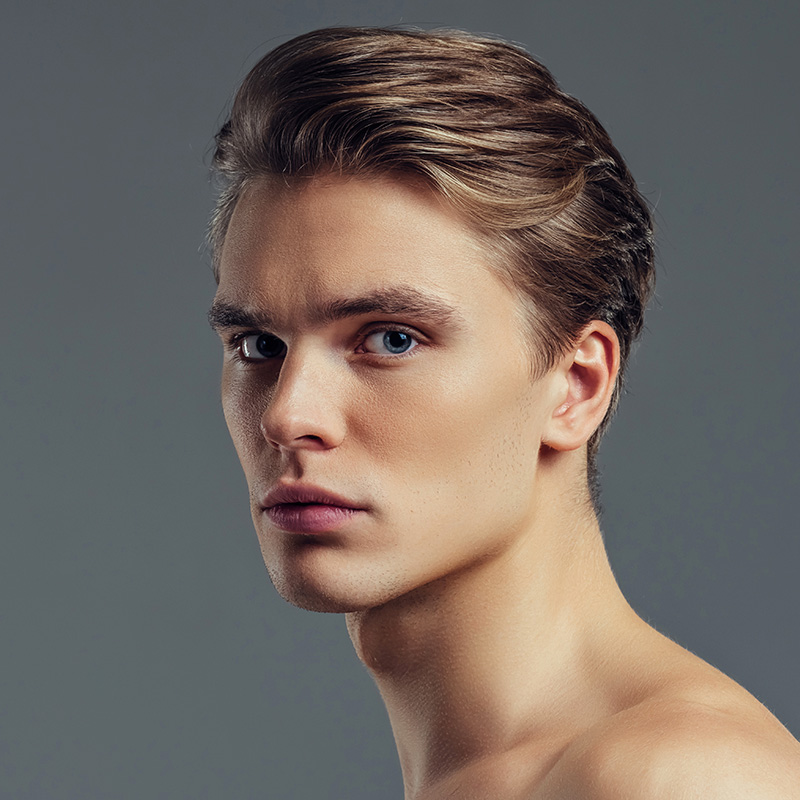
#> input picture quiz2/avc-mpg-face-shaving-tips-stages-sp.jpg, 800 x 800 px, given in place of input.jpg, which was not available
$ jupyter execute 1.12.ipynb
#> lines starting #> are read from the running program, lines starting #| are printed output that depends on the picture; pictures that were not available may be replaced by others from this repository, and a replacement may not be noted
[cell 1]
import cv2 as cv
import numpy as np
import matplotlib.pyplot as plt

[cell 2]
image = cv.imread("D:\Opencv\class.vision-master\images\input.jpg")
#> image is the input picture: shape (800, 800, 3); mean B, G, R 99, 105.4, 115.3
new_image = np.zeros(image.shape, image.dtype)

alpha = float(input("Enter alpha value: "))
#> the answer given: 3
beta = int(input("Enter beta value: "))
#> the answer given: 3
new_image = cv.convertScaleAbs(image, alpha=alpha, beta=beta)
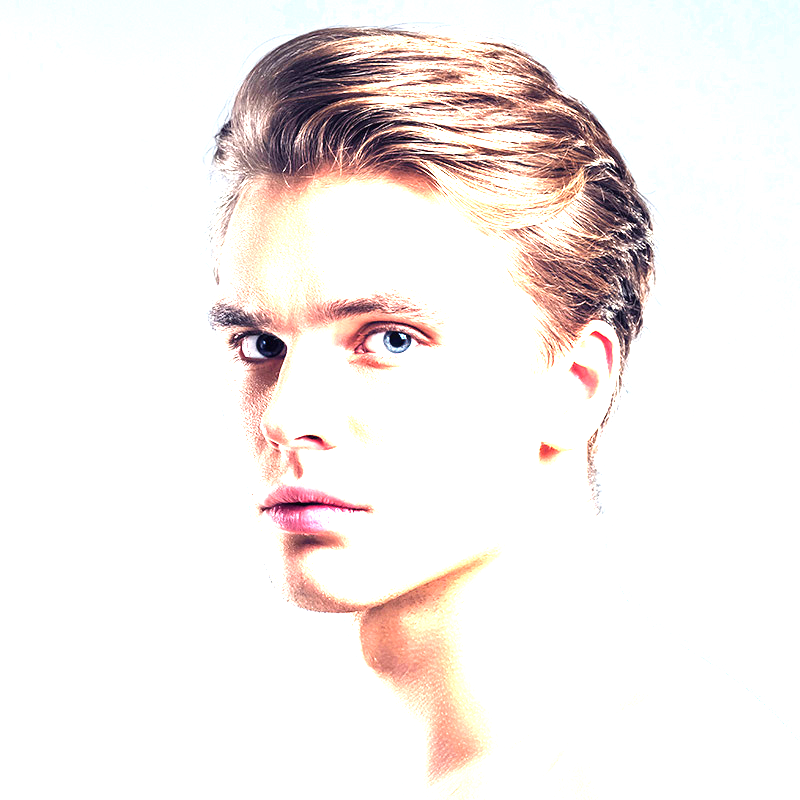
#> new_image: shape (800, 800, 3); mean B, G, R 235.9, 237.8, 244.3

plt.figure(figsize=[15,5])
plt.subplot(121);plt.imshow(image[...,::-1]);plt.title("Original")
plt.subplot(122);plt.imshow(new_image[...,::-1]);plt.title("Output")
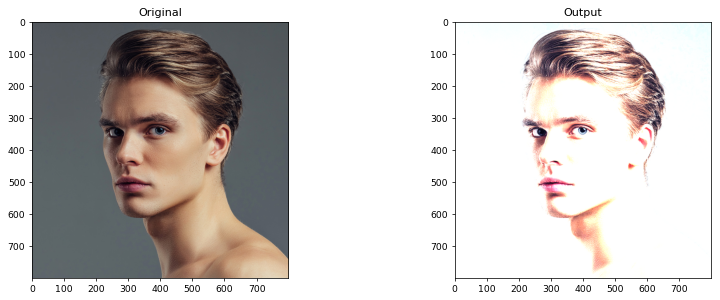
#> figure drawn by matplotlib, 2 panels

[cell 3]
new_image2 = np.zeros(image.shape, image.dtype)

alpha = float(input("Enter alpha value: "))
#> the answer given: 3
beta = int(input("Enter beta value: "))
#> the answer given: 3

for y in range(image.shape[0]):
    for x in range(image.shape[1]):
        for c in range(image.shape[2]):
            new_image2[y, x, c] = np.clip(alpha*image[y, x, c] + beta , 0, 255)


plt.figure(figsize=[15,5])
plt.subplot(121);plt.imshow(image[...,::-1]);plt.title("Original")
plt.subplot(122);plt.imshow(new_image2[...,::-1]);plt.title("Output")

[cell 4]
gray_image = cv.cvtColor(image, cv.COLOR_BGR2GRAY)
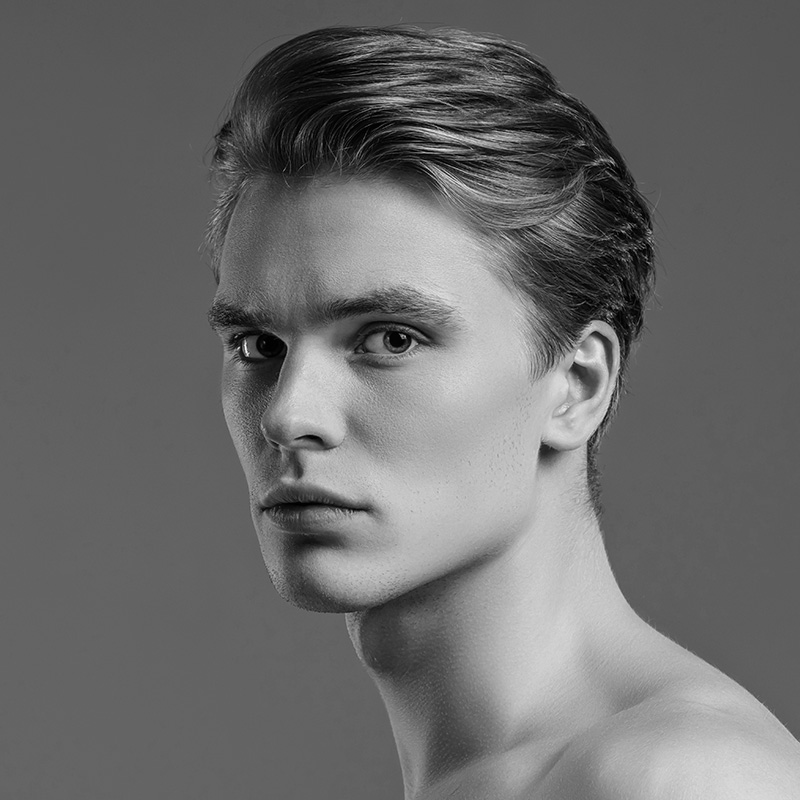
#> gray_image: shape (800, 800); min 0, max 254, mean 107.6
gray_new_image = cv.cvtColor(new_image, cv.COLOR_BGR2GRAY)
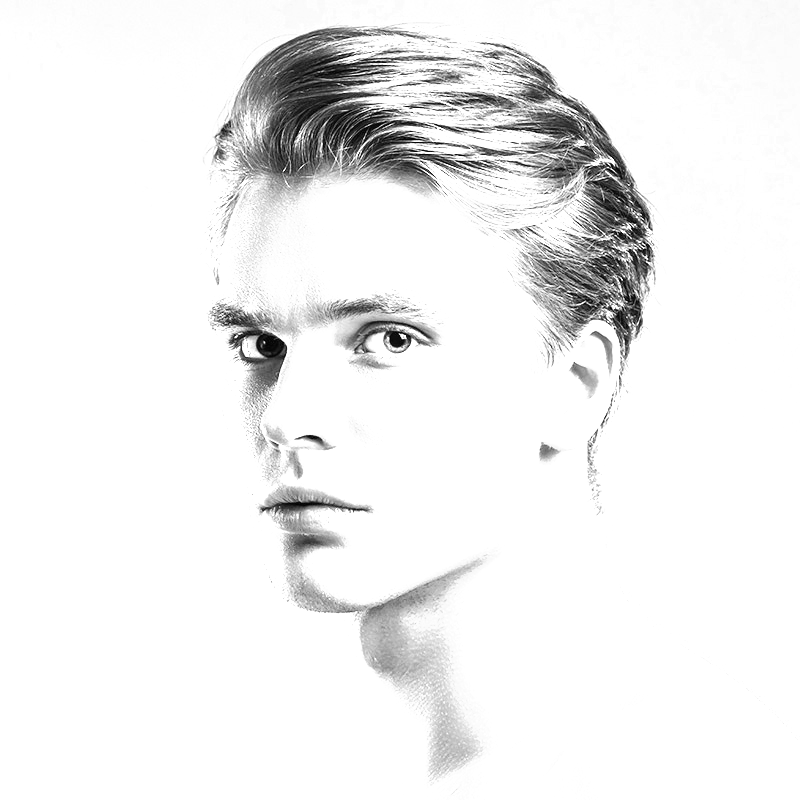
#> gray_new_image: shape (800, 800); min 3, max 255, mean 239.5
gray_new_image2 = cv.cvtColor(new_image2, cv.COLOR_BGR2GRAY)

[cell 5]
plt.figure(figsize=[15,5])
plt.subplot(131);plt.hist(gray_image.ravel(), 256, [0, 256]);plt.title("Original")
plt.subplot(132);plt.hist(gray_new_image.ravel(), 256, [0, 256]);plt.title("New image")
plt.subplot(133);plt.hist(gray_new_image2.ravel(), 256, [0, 256]);plt.title("New image2")
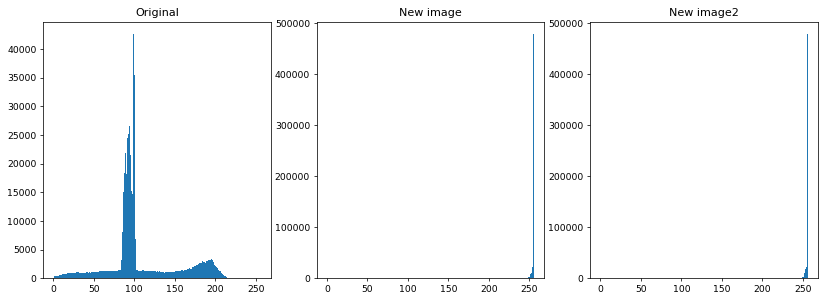
#> figure drawn by matplotlib, 3 panels; panel 1: tallest bar 42601 high, from x = 99 to 100; panel 2: tallest bar 479083 high, from x = 255 to 256; panel 3: tallest bar 479083 high, from x = 255 to 256
